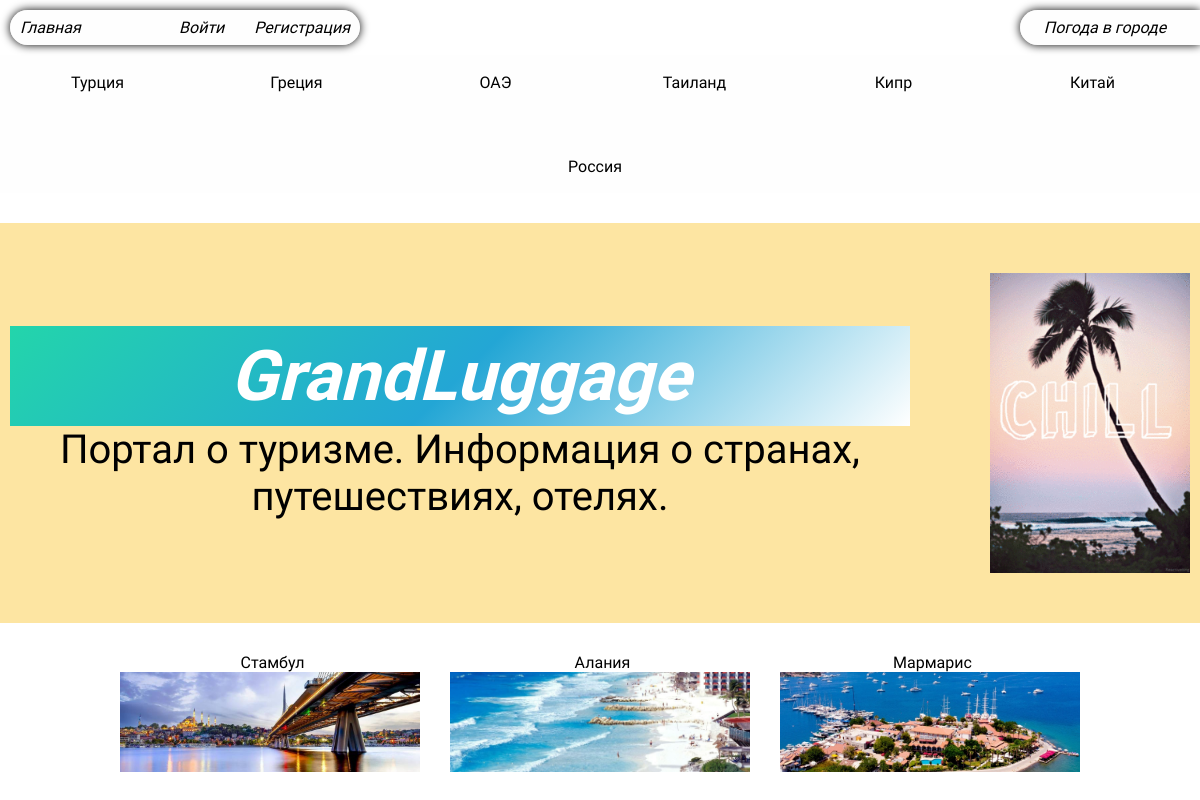
The page /category/turciya/ on the database its author committed.
### blog/models.py (models this page shows, shortened)
class Country(models.Model):
    name = models.CharField(max_length=100, db_index=True)
    slug = models.SlugField(max_length=100, unique=True, db_index=True)
    photo = models.ImageField(upload_to='photos/%Y/%m/%d', blank=True)
    def __str__(self):
        return self.name
    def get_absolut_url(self):
        return reverse('category', kwargs={'cat_slug': self.slug})
    class Meta:
        verbose_name = 'Страна'
        verbose_name_plural = 'Страны'

class City(models.Model):
    title = models.CharField(max_length=255)
    slug = models.SlugField(max_length=255, unique=True, db_index=True)
    content = models.TextField(blank=True)
    photo = models.ImageField(upload_to='photos/%Y/%m/%d', blank=True)
    cat = models.ForeignKey('Country', on_delete=models.PROTECT, verbose_name='Страна')
    def get_absolut_url(self):
        return reverse('post', kwargs={'post_slug': self.slug})
    class Meta:
        verbose_name = 'Город'
        verbose_name_plural = 'Города'

### blog/views.py (the view)
# urls.py: path('category/<slug:cat_slug>/', BlogCategory.as_view(), name='category'),
class BlogCategory(ListView):
    model = City
    template_name = 'blog/index.html'
    context_object_name = 'posts'
    def get_queryset(self):
        return City.objects.filter(cat__slug=self.kwargs['cat_slug']).select_related('cat')
    def get_context_data(self, *, object_list=None, **kwargs):
        context = super().get_context_data(**kwargs)
        context['title'] = 'Категория - ' + str(context['posts'][0].cat)
        context['cat_selected'] = context['posts'][0].cat_id
        return context

### blog/templatetags/blog_tags.py (called while the page is built)
@register.inclusion_tag('blog/list_categories.html')
def show_categories(sort=None, cat_selected=0):
    if not sort:
        cats = Country.objects.all()
    else:
        cats = Country.objects.order_by(sort)
    return {'cats':cats, 'cat_selected': cat_selected}

### blog/templates/blog/index.html
{% extends 'blog/main.html' %}
{% load static %}
{% block content %}
{% if cat_selected != 0 %}
<ul class="main-content">
    {% for p in posts %}
    <li class="container-in-content">
        <a href="{{ p.get_absolut_url }}">
            <h2 class="text-title-post">{{ p.title }}</h2>
            <img src="{{ p.photo.url }}">
        </a>
    </li>
    {% endfor %}
</ul>
{% endif %}
{% endblock %}

### blog/templates/blog/list_categories.html
{% load static %}
{% for c in cats %}
    {% if c.pk == cat_selected %}
    <li class="block__in__categories"><p>{{ c.name }}</p></li>
    {% else %}
    <a href="{{ c.get_absolut_url }}" class="text__name__country">
        <li class="block__in__categories">
            <p>{{ c.name }}</p>
        </li>
    </a>
    {% endif %}
{% endfor %}

### blog/static/css/style.css (style rules this page uses)
* { margin: 0; }
body { background: url('../image/waves-crashing-on-beach.jpg'); background-size: cover; }
ul { padding: 0; }
li { list-style-type: none; }
.block__in__categories { border-radius: 30px; display: flex; text-align: center; justify-content: center; margin: 10px; width: 149px; height: 34px; align-items: center; }
.block__in__categories p { padding-right: 10px; font-family: 'Kanit', sans-serif; font-weight: 100; }
.text__name__country { display: flex; text-align: center; align-items: center; text-decoration: none; color: black; }
.main-content { margin-top: 20px; display: flex; justify-content: center; gap: 30px; }
.container-in-content { height: 150px; width: 300px; }
.container-in-content a { color: #000; text-decoration: none; }
.container-in-content h2 { padding-top: 10px; padding-left: 5px; font-family: 'Kanit', sans-serif; font-size: 16px; font-weight: 500; }
.container-in-content img { object-fit: cover; width: 300px; height: 100px; }
.text-title-post { text-align: center; }

### rows shown on the page
Country: name "Турция"
Country: name "Греция"
Country: name "ОАЭ"
Country: name "Таиланд"
Country: name "Кипр"
Country: name "Китай"
Country: name "Россия"
City: title "Стамбул", photo (picture)
City: title "Алания", photo (picture)
City: title "Мармарис", photo (picture)
